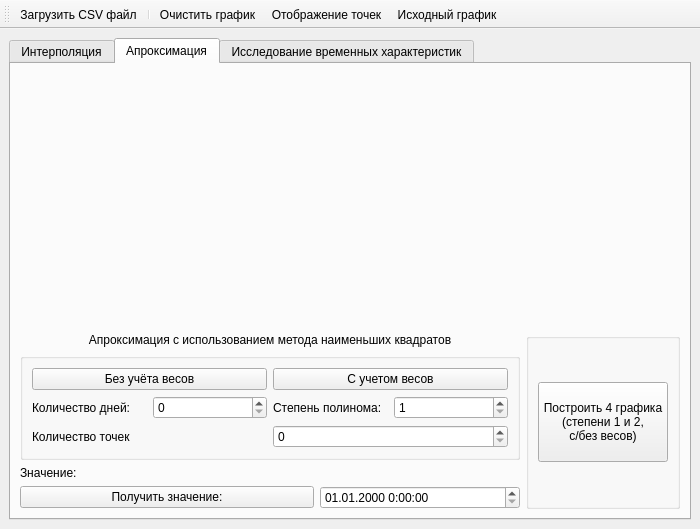
<?xml version="1.0" encoding="UTF-8"?>
<ui version="4.0">
 <class>MainWindow</class>
 <widget class="QMainWindow" name="MainWindow">
  <property name="geometry">
   <rect>
    <x>0</x>
    <y>0</y>
    <width>700</width>
    <height>517</height>
   </rect>
  </property>
  <property name="windowTitle">
   <string>Algo_trading</string>
  </property>
  <property name="layoutDirection">
   <enum>Qt::LayoutDirection::LeftToRight</enum>
  </property>
  <widget class="QWidget" name="centralwidget">
   <property name="sizePolicy">
    <sizepolicy hsizetype="Ignored" vsizetype="Ignored">
     <horstretch>0</horstretch>
     <verstretch>0</verstretch>
    </sizepolicy>
   </property>
   <property name="minimumSize">
    <size>
     <width>700</width>
     <height>500</height>
    </size>
   </property>
   <property name="layoutDirection">
    <enum>Qt::LayoutDirection::LeftToRight</enum>
   </property>
   <property name="styleSheet">
    <string notr="true"/>
   </property>
   <layout class="QHBoxLayout" name="horizontalLayout_61">
    <item>
     <widget class="QTabWidget" name="tabWidget">
      <property name="currentIndex">
       <number>1</number>
      </property>
      <widget class="QWidget" name="inerpolation">
       <attribute name="title">
        <string>Интерполяция</string>
       </attribute>
       <layout class="QGridLayout" name="gridLayout">
        <item row="3" column="1" rowspan="2">
         <layout class="QHBoxLayout" name="horizontalLayout_7">
          <item>
           <layout class="QVBoxLayout" name="verticalLayout">
            <item>
             <layout class="QVBoxLayout" name="verticalLayout_5">
              <item>
               <widget class="QLabel" name="lbl_interpolation_title">
                <property name="minimumSize">
                 <size>
                  <width>500</width>
                  <height>0</height>
                 </size>
                </property>
                <property name="text">
                 <string>Интерполяция</string>
                </property>
                <property name="alignment">
                 <set>Qt::AlignmentFlag::AlignCenter</set>
                </property>
               </widget>
              </item>
             </layout>
            </item>
            <item>
             <layout class="QHBoxLayout" name="horizontalLayout_6">
              <item>
               <widget class="QGroupBox" name="verticalGroupBox_spline">
                <layout class="QVBoxLayout" name="verticalLayout_spline">
                 <item>
                  <widget class="QPushButton" name="btn_plot_cubic_spline">
                   <property name="minimumSize">
                    <size>
                     <width>200</width>
                     <height>0</height>
                    </size>
                   </property>
                   <property name="text">
                    <string>методом кубических сплайнов</string>
                   </property>
                  </widget>
                 </item>
                 <item>
                  <layout class="QVBoxLayout" name="verticalLayout_4">
                   <item>
                    <spacer name="verticalSpacer">
                     <property name="orientation">
                      <enum>Qt::Orientation::Vertical</enum>
                     </property>
                     <property name="sizeType">
                      <enum>QSizePolicy::Policy::Fixed</enum>
                     </property>
                     <property name="sizeHint" stdset="0">
                      <size>
                       <width>20</width>
                       <height>20</height>
                      </size>
                     </property>
                    </spacer>
                   </item>
                  </layout>
                 </item>
                 <item>
                  <widget class="QLabel" name="lbl_spline_value">
                   <property name="text">
                    <string>Значение сплайна: </string>
                   </property>
                  </widget>
                 </item>
                </layout>
               </widget>
              </item>
              <item>
               <widget class="QGroupBox" name="verticalGroupBox_Newton">
                <layout class="QVBoxLayout" name="verticalLayout_polynom">
                 <item>
                  <widget class="QPushButton" name="btn_plot_newton_polynomial">
                   <property name="minimumSize">
                    <size>
                     <width>200</width>
                     <height>0</height>
                    </size>
                   </property>
                   <property name="text">
                    <string>методом полинома Ньютона </string>
                   </property>
                  </widget>
                 </item>
                 <item>
                  <layout class="QHBoxLayout" name="horizontalLayout_5">
                   <item>
                    <widget class="QLabel" name="lbl_newton_degree_label">
                     <property name="text">
                      <string>Степень n</string>
                     </property>
                    </widget>
                   </item>
                   <item>
                    <widget class="QSpinBox" name="spin_newton_degree">
                     <property name="minimum">
                      <number>1</number>
                     </property>
                    </widget>
                   </item>
                  </layout>
                 </item>
                 <item>
                  <widget class="QLabel" name="lbl_newton_value">
                   <property name="text">
                    <string>Значение полинома:</string>
                   </property>
                  </widget>
                 </item>
                </layout>
               </widget>
              </item>
             </layout>
            </item>
            <item>
             <layout class="QHBoxLayout" name="horizontalLayout_4">
              <item>
               <widget class="QLabel" name="lbl_interpolation_points_label">
                <property name="text">
                 <string>Количество точек</string>
                </property>
               </widget>
              </item>
              <item>
               <widget class="QSpinBox" name="spin_interpolation_points">
                <property name="minimum">
                 <number>0</number>
                </property>
                <property name="stepType">
                 <enum>QAbstractSpinBox::StepType::DefaultStepType</enum>
                </property>
               </widget>
              </item>
             </layout>
            </item>
            <item>
             <layout class="QHBoxLayout" name="horizontalLayout_8">
              <item>
               <widget class="QPushButton" name="btn_get_interpolated_value">
                <property name="minimumSize">
                 <size>
                  <width>0</width>
                  <height>0</height>
                 </size>
                </property>
                <property name="text">
                 <string>Получить значение:</string>
                </property>
               </widget>
              </item>
              <item>
               <widget class="QDateTimeEdit" name="dt_interpolation_input">
                <property name="displayFormat">
                 <string>dd.MM.yyyy H:mm:ss</string>
                </property>
               </widget>
              </item>
             </layout>
            </item>
           </layout>
          </item>
         </layout>
        </item>
        <item row="0" column="1" rowspan="3">
         <layout class="QVBoxLayout" name="BaseLayout">
          <property name="sizeConstraint">
           <enum>QLayout::SizeConstraint::SetDefaultConstraint</enum>
          </property>
          <property name="leftMargin">
           <number>2</number>
          </property>
          <property name="topMargin">
           <number>2</number>
          </property>
          <property name="rightMargin">
           <number>2</number>
          </property>
          <property name="bottomMargin">
           <number>2</number>
          </property>
          <item>
           <widget class="QCustomPlot" name="plotWidget" native="true">
            <property name="sizePolicy">
             <sizepolicy hsizetype="Expanding" vsizetype="Expanding">
              <horstretch>0</horstretch>
              <verstretch>0</verstretch>
             </sizepolicy>
            </property>
            <property name="minimumSize">
             <size>
              <width>0</width>
              <height>0</height>
             </size>
            </property>
           </widget>
          </item>
         </layout>
        </item>
       </layout>
      </widget>
      <widget class="QWidget" name="aproximation">
       <attribute name="title">
        <string>Апроксимация</string>
       </attribute>
       <layout class="QGridLayout" name="gridLayout_3">
        <item row="0" column="0">
         <layout class="QVBoxLayout" name="BaseLayout_6">
          <property name="sizeConstraint">
           <enum>QLayout::SizeConstraint::SetDefaultConstraint</enum>
          </property>
          <property name="leftMargin">
           <number>2</number>
          </property>
          <property name="topMargin">
           <number>2</number>
          </property>
          <property name="rightMargin">
           <number>2</number>
          </property>
          <property name="bottomMargin">
           <number>2</number>
          </property>
          <item>
           <widget class="QCustomPlot" name="plot_approximation" native="true">
            <property name="sizePolicy">
             <sizepolicy hsizetype="Expanding" vsizetype="Expanding">
              <horstretch>0</horstretch>
              <verstretch>0</verstretch>
             </sizepolicy>
            </property>
            <property name="minimumSize">
             <size>
              <width>0</width>
              <height>0</height>
             </size>
            </property>
           </widget>
          </item>
         </layout>
        </item>
        <item row="1" column="0">
         <layout class="QHBoxLayout" name="horizontalLayout_52">
          <item>
           <layout class="QVBoxLayout" name="verticalLayout_34">
            <item>
             <widget class="QLabel" name="lbl_approximation_title">
              <property name="minimumSize">
               <size>
                <width>500</width>
                <height>0</height>
               </size>
              </property>
              <property name="text">
               <string>Апроксимация с использованием метода наименьших квадратов</string>
              </property>
              <property name="alignment">
               <set>Qt::AlignmentFlag::AlignCenter</set>
              </property>
             </widget>
            </item>
            <item>
             <layout class="QHBoxLayout" name="horizontalLayout_53">
              <item>
               <widget class="QGroupBox" name="verticalGroupBox_spline_10">
                <layout class="QVBoxLayout" name="verticalLayout_spline_10">
                 <item>
                  <layout class="QHBoxLayout" name="horizontalLayout_3">
                   <item>
                    <widget class="QPushButton" name="btn_plot_lsq_no_weights">
                     <property name="minimumSize">
                      <size>
                       <width>200</width>
                       <height>0</height>
                      </size>
                     </property>
                     <property name="text">
                      <string>Без учёта весов</string>
                     </property>
                    </widget>
                   </item>
                   <item>
                    <widget class="QPushButton" name="btn_plot_lsq_with_weights">
                     <property name="minimumSize">
                      <size>
                       <width>200</width>
                       <height>0</height>
                      </size>
                     </property>
                     <property name="text">
                      <string>С учетом весов</string>
                     </property>
                    </widget>
                   </item>
                  </layout>
                 </item>
                 <item>
                  <layout class="QHBoxLayout" name="horizontalLayout_2">
                   <item>
                    <widget class="QLabel" name="lbl_extrapolate_days_label">
                     <property name="text">
                      <string>Количество дней:</string>
                     </property>
                    </widget>
                   </item>
                   <item>
                    <widget class="QSpinBox" name="spin_extrapolate_days"/>
                   </item>
                   <item>
                    <widget class="QLabel" name="lbl_approx_degree_label">
                     <property name="text">
                      <string>Степень полинома:</string>
                     </property>
                    </widget>
                   </item>
                   <item>
                    <widget class="QSpinBox" name="spin_approx_degree">
                     <property name="minimum">
                      <number>1</number>
                     </property>
                    </widget>
                   </item>
                  </layout>
                 </item>
                 <item>
                  <layout class="QHBoxLayout" name="horizontalLayout_55">
                   <item>
                    <widget class="QLabel" name="lbl_approx_points_label">
                     <property name="text">
                      <string>Количество точек</string>
                     </property>
                    </widget>
                   </item>
                   <item>
                    <widget class="QSpinBox" name="spin_approx_points">
                     <property name="enabled">
                      <bool>true</bool>
                     </property>
                     <property name="minimum">
                      <number>0</number>
                     </property>
                     <property name="maximum">
                      <number>100000</number>
                     </property>
                     <property name="stepType">
                      <enum>QAbstractSpinBox::StepType::DefaultStepType</enum>
                     </property>
                    </widget>
                   </item>
                  </layout>
                 </item>
                </layout>
               </widget>
              </item>
             </layout>
            </item>
            <item>
             <widget class="QLabel" name="lbl_approx_value">
              <property name="minimumSize">
               <size>
                <width>150</width>
                <height>0</height>
               </size>
              </property>
              <property name="text">
               <string>Значение: </string>
              </property>
             </widget>
            </item>
            <item>
             <layout class="QHBoxLayout" name="horizontalLayout_56">
              <item>
               <widget class="QPushButton" name="btn_get_approx_value">
                <property name="text">
                 <string>Получить значение:</string>
                </property>
               </widget>
              </item>
              <item>
               <widget class="QDateTimeEdit" name="dt_approx_input">
                <property name="minimumSize">
                 <size>
                  <width>50</width>
                  <height>0</height>
                 </size>
                </property>
                <property name="maximumSize">
                 <size>
                  <width>200</width>
                  <height>16777215</height>
                 </size>
                </property>
                <property name="displayFormat">
                 <string>dd.MM.yyyy H:mm:ss</string>
                </property>
               </widget>
              </item>
             </layout>
            </item>
           </layout>
          </item>
          <item>
           <widget class="QGroupBox" name="">
            <layout class="QVBoxLayout" name="verticalLayout_33">
             <item>
              <widget class="QPushButton" name="btn_plot_four_graphs">
               <property name="minimumSize">
                <size>
                 <width>0</width>
                 <height>80</height>
                </size>
               </property>
               <property name="text">
                <string>Построить 4 графика
(степени 1 и 2,
с/без весов)</string>
               </property>
              </widget>
             </item>
            </layout>
           </widget>
          </item>
         </layout>
        </item>
       </layout>
      </widget>
      <widget class="QWidget" name="timeStats">
       <attribute name="title">
        <string>Исследование временных характеристик</string>
       </attribute>
       <layout class="QGridLayout" name="gridLayout_2">
        <item row="0" column="0">
         <layout class="QVBoxLayout" name="BaseLayout_8">
          <property name="sizeConstraint">
           <enum>QLayout::SizeConstraint::SetDefaultConstraint</enum>
          </property>
          <property name="leftMargin">
           <number>2</number>
          </property>
          <property name="topMargin">
           <number>2</number>
          </property>
          <property name="rightMargin">
           <number>2</number>
          </property>
          <property name="bottomMargin">
           <number>2</number>
          </property>
          <item>
           <widget class="QCustomPlot" name="plot_timing" native="true">
            <property name="sizePolicy">
             <sizepolicy hsizetype="Expanding" vsizetype="Expanding">
              <horstretch>0</horstretch>
              <verstretch>0</verstretch>
             </sizepolicy>
            </property>
            <property name="minimumSize">
             <size>
              <width>0</width>
              <height>0</height>
             </size>
            </property>
           </widget>
          </item>
         </layout>
        </item>
        <item row="2" column="0">
         <layout class="QHBoxLayout" name="horizontalLayout_10">
          <item>
           <widget class="QGroupBox" name="verticalGroupBox_2">
            <layout class="QVBoxLayout" name="verticalLayout_6">
             <item>
              <widget class="QPushButton" name="btn_run_timing_study">
               <property name="minimumSize">
                <size>
                 <width>100</width>
                 <height>50</height>
                </size>
               </property>
               <property name="text">
                <string>Исследование</string>
               </property>
              </widget>
             </item>
             <item>
              <layout class="QHBoxLayout" name="horizontalLayout_58">
               <item>
                <widget class="QLabel" name="lbl_stats_max_points_label">
                 <property name="text">
                  <string>Макс. число точек k:</string>
                 </property>
                </widget>
               </item>
               <item>
                <widget class="QSpinBox" name="spin_stats_max_points">
                 <property name="maximum">
                  <number>999999</number>
                 </property>
                </widget>
               </item>
              </layout>
             </item>
             <item>
              <layout class="QHBoxLayout" name="horizontalLayout_59">
               <item>
                <widget class="QLabel" name="lbl_stats_partitions_label">
                 <property name="text">
                  <string>Число разбиений h:</string>
                 </property>
                </widget>
               </item>
               <item>
                <widget class="QSpinBox" name="spin_stats_partitions">
                 <property name="minimum">
                  <number>2</number>
                 </property>
                 <property name="maximum">
                  <number>99</number>
                 </property>
                </widget>
               </item>
              </layout>
             </item>
            </layout>
           </widget>
          </item>
          <item>
           <widget class="QTableWidget" name="table_timing_results">
            <property name="minimumSize">
             <size>
              <width>0</width>
              <height>50</height>
             </size>
            </property>
           </widget>
          </item>
         </layout>
        </item>
       </layout>
      </widget>
     </widget>
    </item>
   </layout>
  </widget>
  <widget class="QToolBar" name="toolBar">
   <property name="windowTitle">
    <string>toolBar</string>
   </property>
   <property name="toolTipDuration">
    <number>-1</number>
   </property>
   <property name="autoFillBackground">
    <bool>false</bool>
   </property>
   <property name="allowedAreas">
    <set>Qt::ToolBarArea::NoToolBarArea</set>
   </property>
   <property name="orientation">
    <enum>Qt::Orientation::Horizontal</enum>
   </property>
   <property name="iconSize">
    <size>
     <width>15</width>
     <height>15</height>
    </size>
   </property>
   <property name="toolButtonStyle">
    <enum>Qt::ToolButtonStyle::ToolButtonTextBesideIcon</enum>
   </property>
   <attribute name="toolBarArea">
    <enum>TopToolBarArea</enum>
   </attribute>
   <attribute name="toolBarBreak">
    <bool>false</bool>
   </attribute>
   <addaction name="action_CSV"/>
   <addaction name="separator"/>
   <addaction name="action_clear_graph"/>
   <addaction name="action_views_points"/>
   <addaction name="action_base_graph"/>
  </widget>
  <action name="action_CSV">
   <property name="checkable">
    <bool>false</bool>
   </property>
   <property name="icon">
    <iconset theme="QIcon::ThemeIcon::DocumentNew"/>
   </property>
   <property name="text">
    <string>Загрузить CSV файл</string>
   </property>
   <property name="font">
    <font>
     <pointsize>9</pointsize>
     <stylestrategy>PreferAntialias</stylestrategy>
     <kerning>true</kerning>
    </font>
   </property>
  </action>
  <action name="action_clear_graph">
   <property name="icon">
    <iconset theme="QIcon::ThemeIcon::EditDelete"/>
   </property>
   <property name="text">
    <string>Очистить график</string>
   </property>
   <property name="shortcut">
    <string>Backspace</string>
   </property>
  </action>
  <action name="action_views_points">
   <property name="icon">
    <iconset theme="QIcon::ThemeIcon::DriveOptical"/>
   </property>
   <property name="text">
    <string>Отображение точек</string>
   </property>
   <property name="shortcut">
    <string>Space</string>
   </property>
   <property name="shortcutContext">
    <enum>Qt::ShortcutContext::WindowShortcut</enum>
   </property>
  </action>
  <action name="action_base_graph">
   <property name="icon">
    <iconset theme="QIcon::ThemeIcon::FormatJustifyRight"/>
   </property>
   <property name="text">
    <string>Исходный график</string>
   </property>
   <property name="menuRole">
    <enum>QAction::MenuRole::NoRole</enum>
   </property>
  </action>
 </widget>
 <customwidgets>
  <customwidget>
   <class>QCustomPlot</class>
   <extends>QWidget</extends>
   <header location="global">qcustomplot/qcustomplot.h</header>
   <container>1</container>
  </customwidget>
 </customwidgets>
 <resources/>
 <connections/>
</ui>
